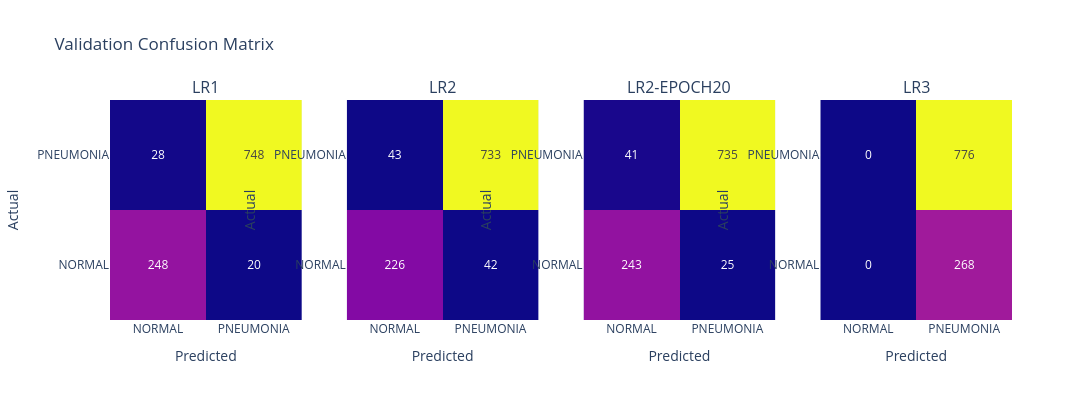

Notebook code for this chart:
### Code cell
# ============================================================
# 5-2. Confusion Matrix
# ============================================================

cxp_plot.plot_confusion_matrix_comparison(
    validation_results_df
)

### Figure 1 — Plotly figure (JSON) as saved in the notebook; plotly's stock layout.template omitted (floating-point values rounded to 4 significant figures)
{"data": [{"showscale": false, "text": [[248, 20], [28, 748]], "texttemplate": "%{text}", "type": "heatmap", "x": ["NORMAL", "PNEUMONIA"], "xaxis": "x", "y": ["NORMAL", "PNEUMONIA"], "yaxis": "y", "z": [[248, 20], [28, 748]]}, {"showscale": false, "text": [[226, 42], [43, 733]], "texttemplate": "%{text}", "type": "heatmap", "x": ["NORMAL", "PNEUMONIA"], "xaxis": "x2", "y": ["NORMAL", "PNEUMONIA"], "yaxis": "y2", "z": [[226, 42], [43, 733]]}, {"showscale": false, "text": [[243, 25], [41, 735]], "texttemplate": "%{text}", "type": "heatmap", "x": ["NORMAL", "PNEUMONIA"], "xaxis": "x3", "y": ["NORMAL", "PNEUMONIA"], "yaxis": "y3", "z": [[243, 25], [41, 735]]}, {"showscale": false, "text": [[0, 268], [0, 776]], "texttemplate": "%{text}", "type": "heatmap", "x": ["NORMAL", "PNEUMONIA"], "xaxis": "x4", "y": ["NORMAL", "PNEUMONIA"], "yaxis": "y4", "z": [[0, 268], [0, 776]]}], "layout": {"annotations": [{"font": {"size": 16}, "showarrow": false, "text": "LR1", "x": 0.1062, "xanchor": "center", "xref": "paper", "y": 1, "yanchor": "bottom", "yref": "paper"}, {"font": {"size": 16}, "showarrow": false, "text": "LR2", "x": 0.3688, "xanchor": "center", "xref": "paper", "y": 1, "yanchor": "bottom", "yref": "paper"}, {"font": {"size": 16}, "showarrow": false, "text": "LR2-EPOCH20", "x": 0.6313, "xanchor": "center", "xref": "paper", "y": 1, "yanchor": "bottom", "yref": "paper"}, {"font": {"size": 16}, "showarrow": false, "text": "LR3", "x": 0.8938, "xanchor": "center", "xref": "paper", "y": 1, "yanchor": "bottom", "yref": "paper"}], "height": 400, "title": {"text": "Validation Confusion Matrix"}, "width": 1200, "xaxis": {"anchor": "y", "domain": [0, 0.2125], "title": {"text": "Predicted"}}, "xaxis2": {"anchor": "y2", "domain": [0.2625, 0.475], "title": {"text": "Predicted"}}, "xaxis3": {"anchor": "y3", "domain": [0.525, 0.7375], "title": {"text": "Predicted"}}, "xaxis4": {"anchor": "y4", "domain": [0.7875, 1], "title": {"text": "Predicted"}}, "yaxis": {"anchor": "x", "domain": [0, 1], "title": {"text": "Actual"}}, "yaxis2": {"anchor": "x2", "domain": [0, 1], "title": {"text": "Actual"}}, "yaxis3": {"anchor": "x3", "domain": [0, 1], "title": {"text": "Actual"}}, "yaxis4": {"anchor": "x4", "domain": [0, 1], "title": {"text": "Actual"}}}}
